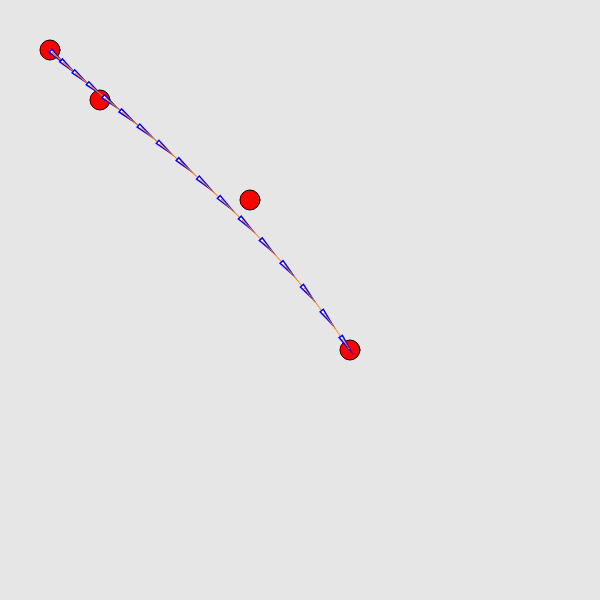
Frame 1 (no input)
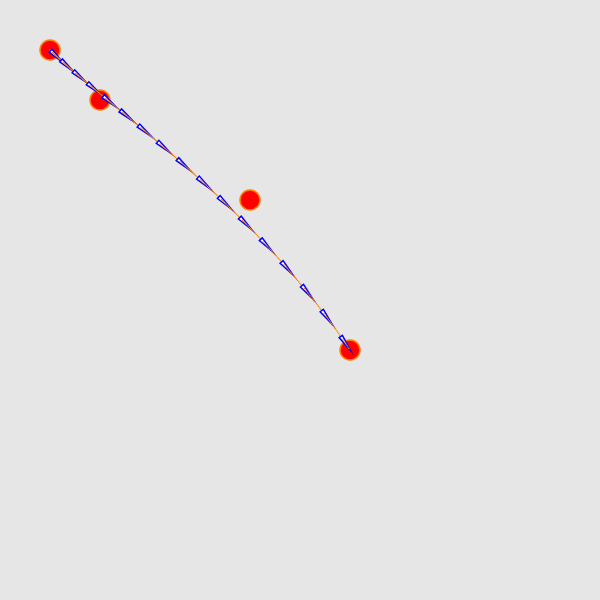
Frame 60 (no input)
Frame 120 (the mouse pressed at the canvas centre since frame 60): identical to frame 60, image omitted

The p5.js sketch that drew these frames (run headless with seeded random() and noise() and a simulated clock; from frame 60 on, the mouse is pressed at the canvas centre):

// p5.js sketch
// ── sketch.js
//click and drag the red dots

let p1, p2, p3, p4

let radius = 20 //radius of the achor points

let points = []

function setup() 
{
    createCanvas(600, 600);
    colorMode(RGB, 1)

    p1 = createVector(50, 50)
    p2 = createVector(100, 100)  
    p3 = createVector(250, 200)  
    p4 = createVector(350, 350)

    points.push(p1)
    points.push(p2)
    points.push(p3)
    points.push(p4)  
}

function draw() 
{
    background(0.9);
  
    push()
        fill(1, 0, 0)
        ellipse(p1.x, p1.y, radius)
        ellipse(p2.x, p2.y, radius)
        ellipse(p3.x, p3.y, radius)
        ellipse(p4.x, p4.y, radius)
    pop()
  
  
  
    for (let i=p1.x; i<p4.x; i+=1)
    {
        let t = map(i, p1.x, p4.x, 0, 1)
        
        //en.wikipedia.org/wiki/B%C3%A9zier_curve
      
        let x = (1-t)*(1-t)*(1-t)*p1.x + 
                3*(1-t)*(1-t)*t*p2.x +
                3*(1-t)*t*t*p3.x +
                t*t*t*p4.x

        let y = (1-t)*(1-t)*(1-t)*p1.y + 
                3*(1-t)*(1-t)*t*p2.y +
                3*(1-t)*t*t*p3.y +
                t*t*t*p4.y
        
        let dx = 3*(1-t)*(1-t)*(p2.x-p1.x) + 6*(1-t)*t*(p3.x-p2.x) + 
                  3*t*t*(p4.x-p3.x)
        
        let dy = 3*(1-t)*(1-t)*(p2.y-p1.y) + 6*(1-t)*t*(p3.y-p2.y) + 
                  3*t*t*(p4.y-p3.y)
        
        let k = dy/dx
        
        let angle = atan(k)
        
        

        stroke(1, 0.5, 0)
        strokeWeight(1.5)
        point(x, y)
      
      if (i%18==0)
      {
        push()
          translate(x, y)
          stroke(0, 0, 1)
          rotate(angle+PI/2)
          triangle(0, -15, -2, 2, 2, 2)
        pop()
      }

      
    }
}

function mouseDragged()
{
    for (i of points)
    {
        if (abs(mouseX-i.x) < radius && abs(mouseY-i.y) < radius)
        {
            if (mouseX < width && mouseX > 0)
            {
                i.x = mouseX
            }

            if (mouseY < height && mouseY > 0)
            {
                i.y = mouseY
            }
        }
    }
}
